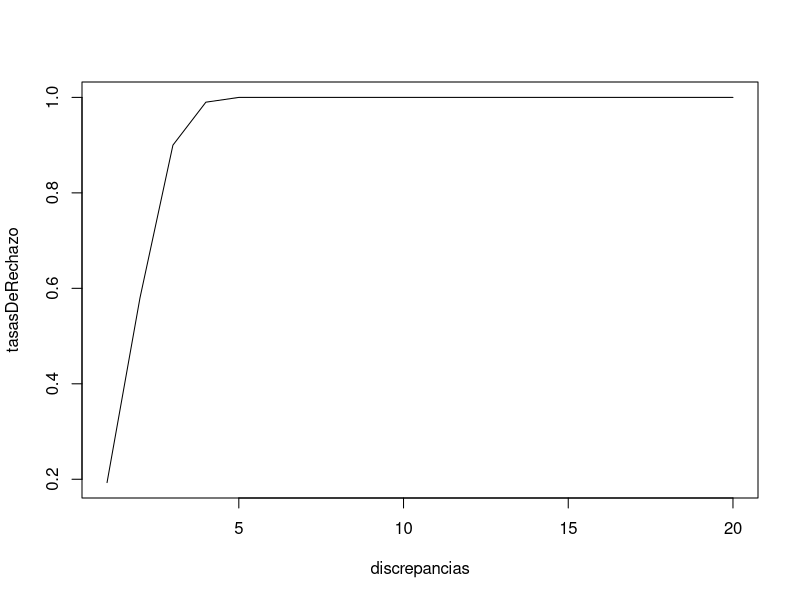

R code for this plot:
#Funcion que haga la prueba t:
myPruebaT <- function(Y1, Y2) {
  n1 = sum(!is.na(Y1)) #is.na me dice si hay algun dato faltante (Y1 = c(2, 3, 3, NA, 4), 
  n2 = sum(!is.na(Y2) )#entonces is.na(Y1) = c(F,F,F,T,F))
  
  m1 = mean(Y1, na.rm = T)
  m2 = mean(Y2, na.rm = T)
  
  S2_1 = var(Y1, na.rm = T)
  S2_2 = var(Y2, na.rm = T) #na.rm me tira error si hay datos faltantes
  
  S2p = (S2_1 * (n1 - 1) + S2_2 * (n2 - 1)) / (n1 + n2 - 2)
  
  myT = abs(m1 - m2) / sqrt(S2p * (1/n1 + 1/n2)) 
  pvalor =(1 - pt(myT, (n1+n2-2))) * 2
  
  return(pvalor)
}

Y1 = c(2, 3, 3, NA, 8, 7, 4)
Y2 = c(3, 4, 4, 9, 8, 7, 5)

myPruebaT(Y1, Y2)

## BAJO HIPOTESIS NULA CON CON VARIANZAS HOMOGENEAS

n1 = 7
n2 = 7

m1 = 30
m2 = 30

Sigma_1 = 1
Sigma_2 = 2

alpha=0.05

#set.seed(56)
#para que los resultados sean reproducibles
misPValores = NULL #algo que tiene algo adentro, ahi voy a meter mis p valores
N = 1000
misPValores=lapply(seq(N),function(x){
  
  X1 = rnorm(n1, m1, Sigma_1)
  X2 = rnorm(n2, m2, Sigma_2)
  
  misPValores =  c(misPValores, myPruebaT(Y1=X1, Y2=X2))
  
})
#for (i in (1:N)) antes de cambiarlo
#mis pvalores no tiene nada y cada vez que pasa por el loop se le va agregando un nuevo 
#pvalor N=10 se le generan 10 valores

length(misPValores)

TET1=sum(misPValores<=alpha)/N
TET1
#suma la cantidad de veces que el pvalor es menor al alfa, es decir rechazo HO
#y como yo se que HO es cierta, es la tasa de error
#cantidad de veces que rechaze HO aunque es cierta


#####
u<-c(1,3,4,5)
a=2
sum(u<=2)
#1

z = numeric(12)
for (i in 1:11) z[i] = z[i] + i

y=1
for (i in 1:10) y = y + i
y

y=0
for (i in 1:length(misPValores)){
  y = y + misPValores[[i]]
return(y)}
y

#environment()


#PARTE DE LA POTENCIA
discrepancias=seq(1:20)
tasasDeRechazo=NULL
tasasDeRechazo=lapply(discrepancias,function(ladiscrepancia)
{
misPValores = NULL 
misPValores=lapply(seq(N),function(x){
  
  X1 = rnorm(n1, m1, Sigma_1)
  X2 = rnorm(n2, m2+ladiscrepancia, Sigma_2)
  
  misPValores =  c(misPValores, myPruebaT(Y1=X1, Y2=X2))
})
TET1=sum(misPValores<=alpha)/N
TET1
})

#cuando termina este ciclo en TET1 estan las tasas de rechazo, y si las dibujo en funcion del vector 
#de discrepancias deberia ver esta curva creciente

plot(discrepancias,tasasDeRechazo,type="l")



######### LO QUE HISO EL PROFE
myPruebaT=function(Y1,Y2) 
{
  n1  = sum(!is.na(Y1))
  n2  = sum(!is.na(Y2))
  S21 = var(Y1, na.rm = T)
  S22 = var(Y2, na.rm = T)
  m1  = mean(Y1,na.rm = T)
  m2  = mean(Y2,na.rm = T)
  S2p =(S21*(n1-1)+S22*(n2-1))/(n1+n2-2)
  myT = abs(m1-m2)/sqrt(S2p*(1/n1+1/n2))
  pvalue=(1-pt(myT,(n1+n2-2)))*2
  return(pvalue)  
}

Y1=c(2,3,3,NA,8,7,4)
Y2=c(3,4,4,9,8,7,5)
myPruebaT(Y1,Y2)

## BAJO HIPOTESIS NULA CON VARIANZAS HOMOGENEAS
n1=20
n2=20
Sig1=1
Sig2=1
m1=30
m2=30
alpha=0.05
N=1000
discrepancias=seq(0,20)
#set.seed(56)
tasasDeRechazo=NULL
tasasDeRechazo=lapply(discrepancias, function(ladiscrepancia)
{
  misPValores=NULL
  misPValores=lapply (seq(N),function(x)
  {
    X1=rnorm(n1,m1,Sig1)
    X2=rnorm(n2,m2+ladiscrepancia,Sig2)
    myPruebaT(X1,X2)
  })
  TETI=sum(misPValores<=alpha)/N
  TETI
})
####################
